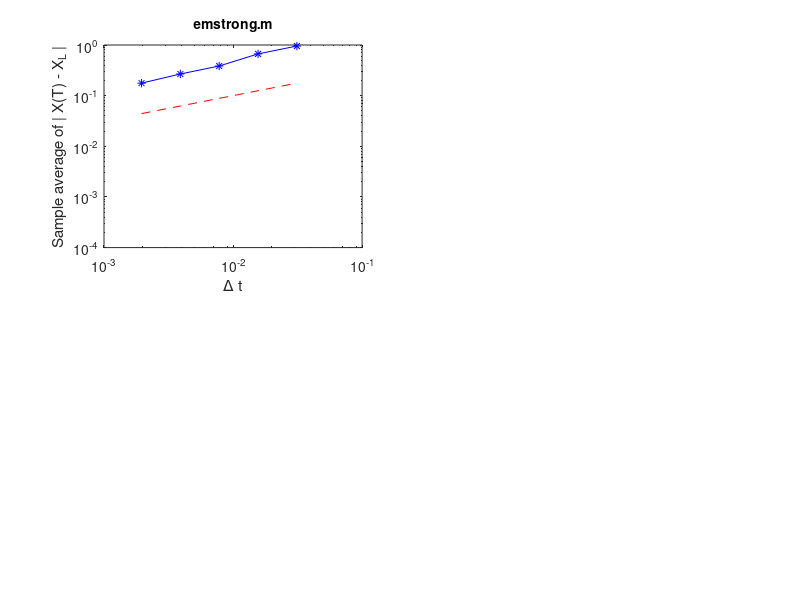

Source code (MATLAB):
%EMSTRONG  Test strong convergence of Euler-Maruyama
%
% Solves    dX = lambda*X dt + mu*X dW,   X(0) = Xzero,
%         where lambda = 2, mu = 1 and Xzer0 = 1.
%
% Discretized Brownian path over [0,1] has dt = 2^(-9).
% E-M uses 5 different timesteps: 16dt, 8dt, 4dt, 2dt, dt.
% Examine strong convergence at T=1:  E | X_L - X(T) |.

randn('state',100)
lambda = 2; mu = 1; Xzero = 1;    % problem parameters
T = 1; N = 2^9; dt = T/N;         %
M = 1000;                         % number of paths sampled

Xerr = zeros(M,5);                % preallocate array
for s = 1:M,                      % sample over discrete Brownian paths
    dW = sqrt(dt)*randn(1,N);     % Brownian increments
    W = cumsum(dW);               % discrete Brownian path 
    Xtrue = Xzero*exp((lambda-0.5*mu^2)+mu*W(end));
    for p = 1:5                            
        R = 2^(p-1); Dt = R*dt; L = N/R;     % L Euler steps of size Dt = R*dt
        Xtemp = Xzero;
        for j = 1:L
             Winc = sum(dW(R*(j-1)+1:R*j));
             Xtemp = Xtemp + Dt*lambda*Xtemp + mu*Xtemp*Winc;
        end
        Xerr(s,p) = abs(Xtemp - Xtrue);      % store the error at t = 1
    end
end

Dtvals = dt*(2.^([0:4]));               
subplot(221)                                  % top LH picture
loglog(Dtvals,mean(Xerr),'b*-'), hold on
loglog(Dtvals,(Dtvals.^(.5)),'r--'), hold off % reference slope of 1/2 
axis([1e-3 1e-1 1e-4 1])
xlabel('\Delta t'), ylabel('Sample average of | X(T) - X_L |')
title('emstrong.m','FontSize',10)

% suppress code analyzer message
%#ok<*NOPTS>

%%%% Least squares fit of error = C * Dt^q %%%%
A = [ones(5,1), log(Dtvals)']; rhs = log(mean(Xerr)');
sol = A\rhs; q = sol(2)
resid = norm(A*sol - rhs)